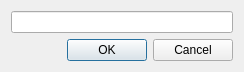
<?xml version="1.0" encoding="UTF-8"?>
<ui version="4.0">
 <class>Dialog</class>
 <widget class="QDialog" name="Dialog">
  <property name="geometry">
   <rect>
    <x>0</x>
    <y>0</y>
    <width>244</width>
    <height>67</height>
   </rect>
  </property>
  <property name="windowTitle">
   <string>Dialog</string>
  </property>
  <layout class="QVBoxLayout" name="verticalLayout">
   <item>
    <widget class="QLineEdit" name="add_tag_line"/>
   </item>
   <item>
    <widget class="QDialogButtonBox" name="buttonBox">
     <property name="orientation">
      <enum>Qt::Horizontal</enum>
     </property>
     <property name="standardButtons">
      <set>QDialogButtonBox::Cancel|QDialogButtonBox::Ok</set>
     </property>
    </widget>
   </item>
  </layout>
 </widget>
 <resources/>
 <connections>
  <connection>
   <sender>buttonBox</sender>
   <signal>accepted()</signal>
   <receiver>Dialog</receiver>
   <slot>accept()</slot>
   <hints>
    <hint type="sourcelabel">
     <x>248</x>
     <y>254</y>
    </hint>
    <hint type="destinationlabel">
     <x>157</x>
     <y>274</y>
    </hint>
   </hints>
  </connection>
  <connection>
   <sender>buttonBox</sender>
   <signal>rejected()</signal>
   <receiver>Dialog</receiver>
   <slot>reject()</slot>
   <hints>
    <hint type="sourcelabel">
     <x>316</x>
     <y>260</y>
    </hint>
    <hint type="destinationlabel">
     <x>286</x>
     <y>274</y>
    </hint>
   </hints>
  </connection>
 </connections>
</ui>
